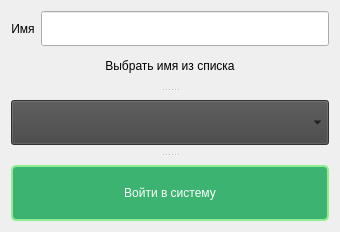
<?xml version="1.0" encoding="UTF-8"?>
<ui version="4.0">
 <class>Dispatcherdate</class>
 <widget class="QWidget" name="Dispatcherdate">
  <property name="geometry">
   <rect>
    <x>0</x>
    <y>0</y>
    <width>340</width>
    <height>232</height>
   </rect>
  </property>
  <property name="sizePolicy">
   <sizepolicy hsizetype="Fixed" vsizetype="Fixed">
    <horstretch>0</horstretch>
    <verstretch>0</verstretch>
   </sizepolicy>
  </property>
  <property name="windowTitle">
   <string>Авторизация для диспетчера</string>
  </property>
  <layout class="QGridLayout" name="gridLayout">
   <item row="0" column="0">
    <widget class="QLabel" name="label_dispatcher_name_">
     <property name="text">
      <string>Имя</string>
     </property>
     <property name="alignment">
      <set>Qt::AlignmentFlag::AlignCenter</set>
     </property>
    </widget>
   </item>
   <item row="0" column="1">
    <widget class="QLineEdit" name="lineEdit_dispatcher_name_">
     <property name="minimumSize">
      <size>
       <width>0</width>
       <height>35</height>
      </size>
     </property>
    </widget>
   </item>
   <item row="1" column="0" colspan="2">
    <widget class="QSplitter" name="splitter_2">
     <property name="orientation">
      <enum>Qt::Orientation::Vertical</enum>
     </property>
     <property name="handleWidth">
      <number>20</number>
     </property>
     <widget class="QLabel" name="label_exist_name_">
      <property name="text">
       <string>Выбрать имя из списка</string>
      </property>
      <property name="alignment">
       <set>Qt::AlignmentFlag::AlignCenter</set>
      </property>
     </widget>
     <widget class="QComboBox" name="comboBox_dispatcher_name_">
      <property name="sizePolicy">
       <sizepolicy hsizetype="Expanding" vsizetype="Fixed">
        <horstretch>0</horstretch>
        <verstretch>0</verstretch>
       </sizepolicy>
      </property>
      <property name="minimumSize">
       <size>
        <width>0</width>
        <height>35</height>
       </size>
      </property>
      <property name="styleSheet">
       <string notr="true">QComboBox {
    background-color: #444444;    / Тёмно-серый фон /
    color: #eeeeee;               / Светлый текст /
    border: 1px solid #222222;    / Ещё более тёмный бордер /
    border-radius: 3px;
    padding: 2px 6px;
}

QComboBox QAbstractItemView {
    background: #2a2a2a;                / Фон выпадающего списка /
    selection-background-color: #43ea4a; / Ярко-зелёный фон выделенного /
    selection-color: #103d13;            / Тёмно-зелёный текст выделенного /
    color: #eeeeee;                      / Светлый текст списка /
}</string>
      </property>
      <property name="iconSize">
       <size>
        <width>16</width>
        <height>16</height>
       </size>
      </property>
     </widget>
     <widget class="QPushButton" name="pushButton_enter_dispatcher_">
      <property name="minimumSize">
       <size>
        <width>0</width>
        <height>35</height>
       </size>
      </property>
      <property name="styleSheet">
       <string notr="true">QPushButton {
    background-color: rgb(60, 179, 113);
    color: rgb(255, 255, 255);
    border: 2px solid rgb(144, 238, 144);
    border-radius: 5px;
    padding: 5px;
}
QPushButton:hover {
    background-color: rgb(50, 205, 50);
}</string>
      </property>
      <property name="text">
       <string>Войти в систему</string>
      </property>
     </widget>
    </widget>
   </item>
  </layout>
 </widget>
 <resources/>
 <connections/>
</ui>
